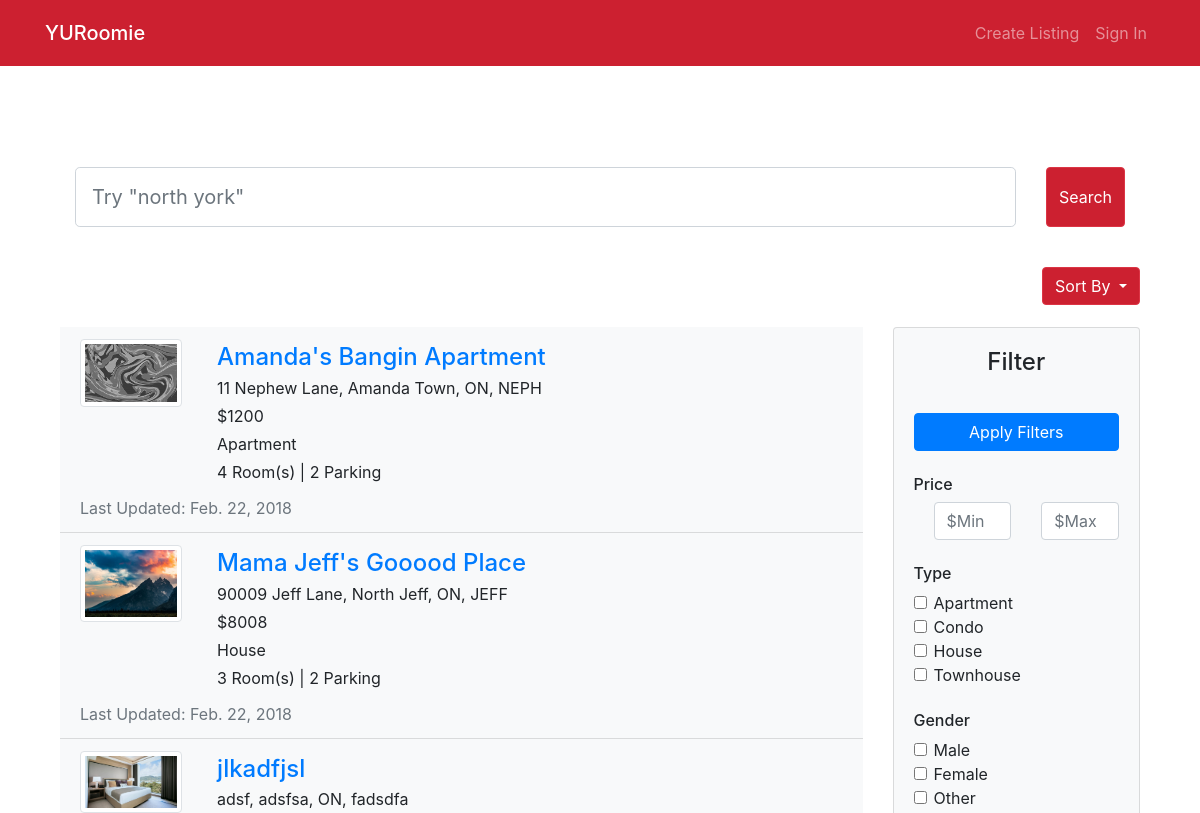
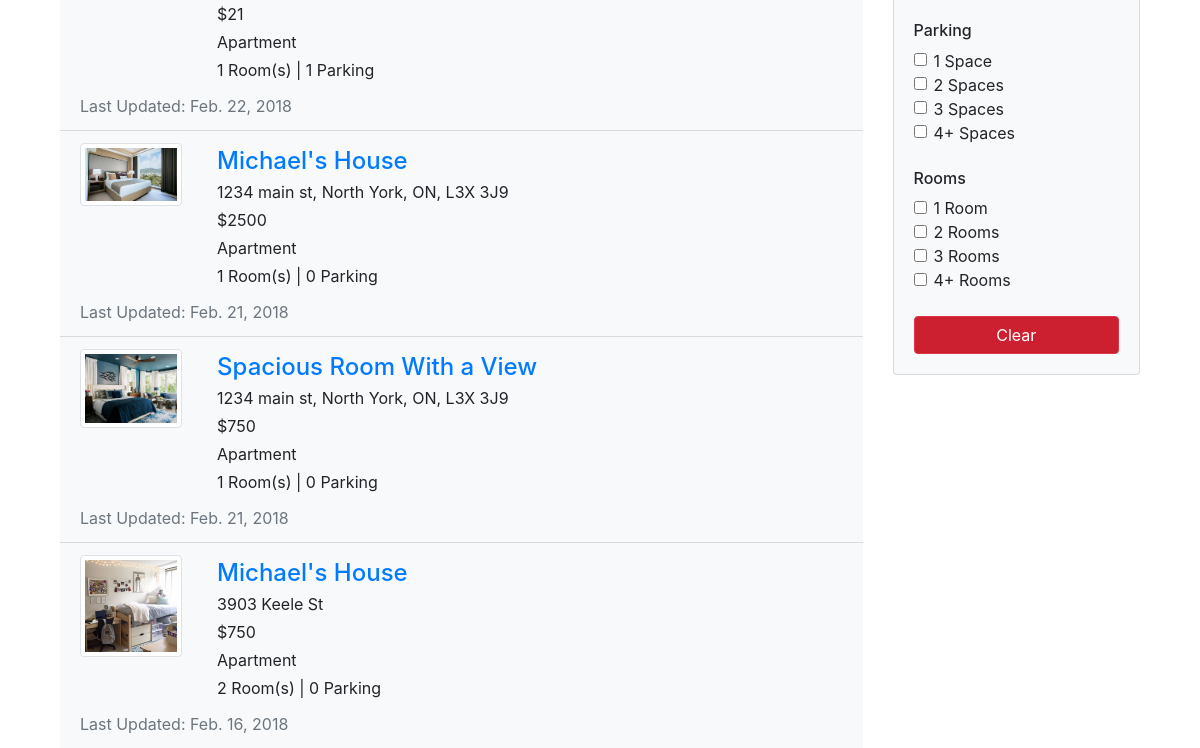
/search/, run on an earlier commit of the app's database (2 pictures, top to bottom).
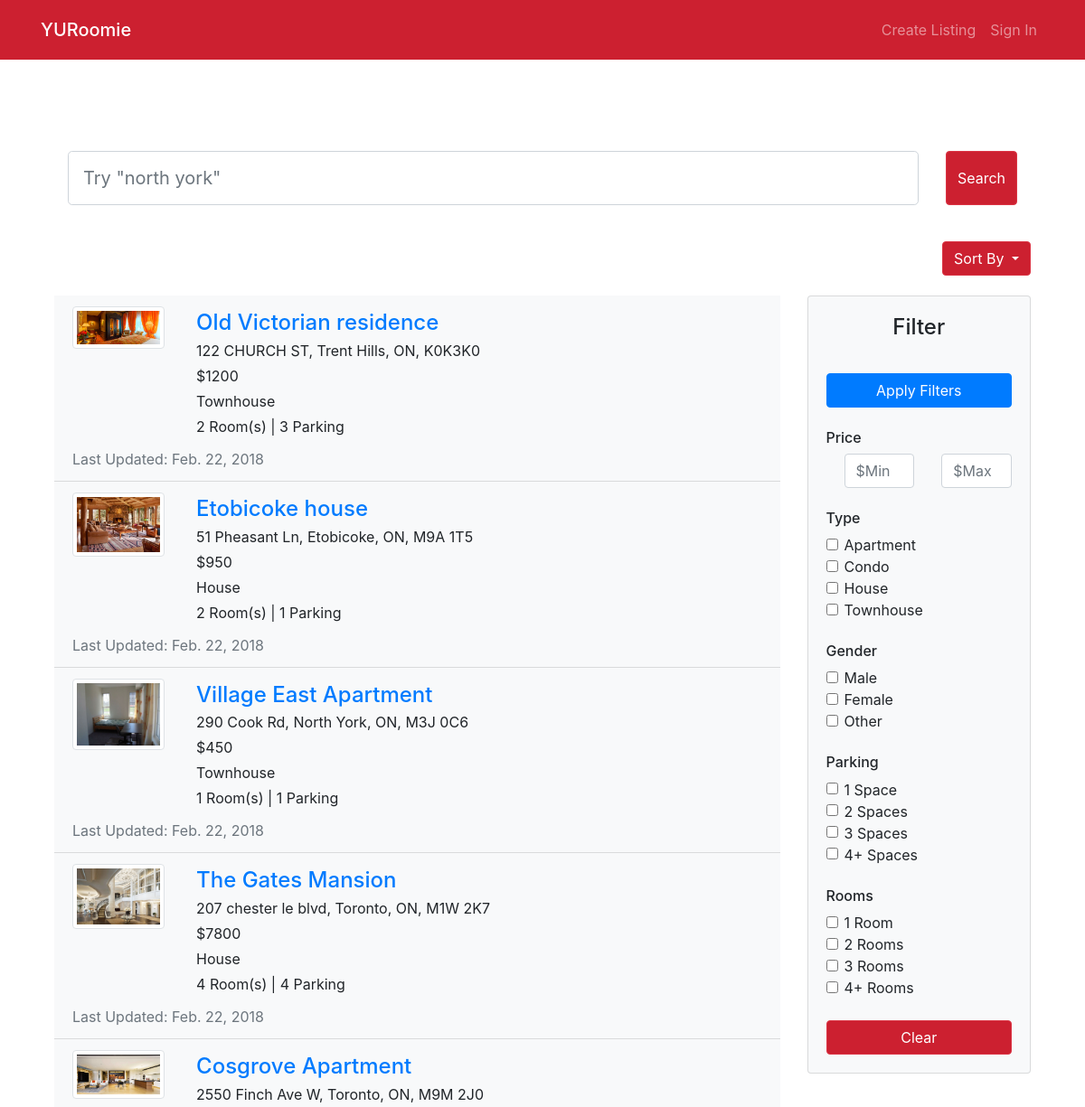
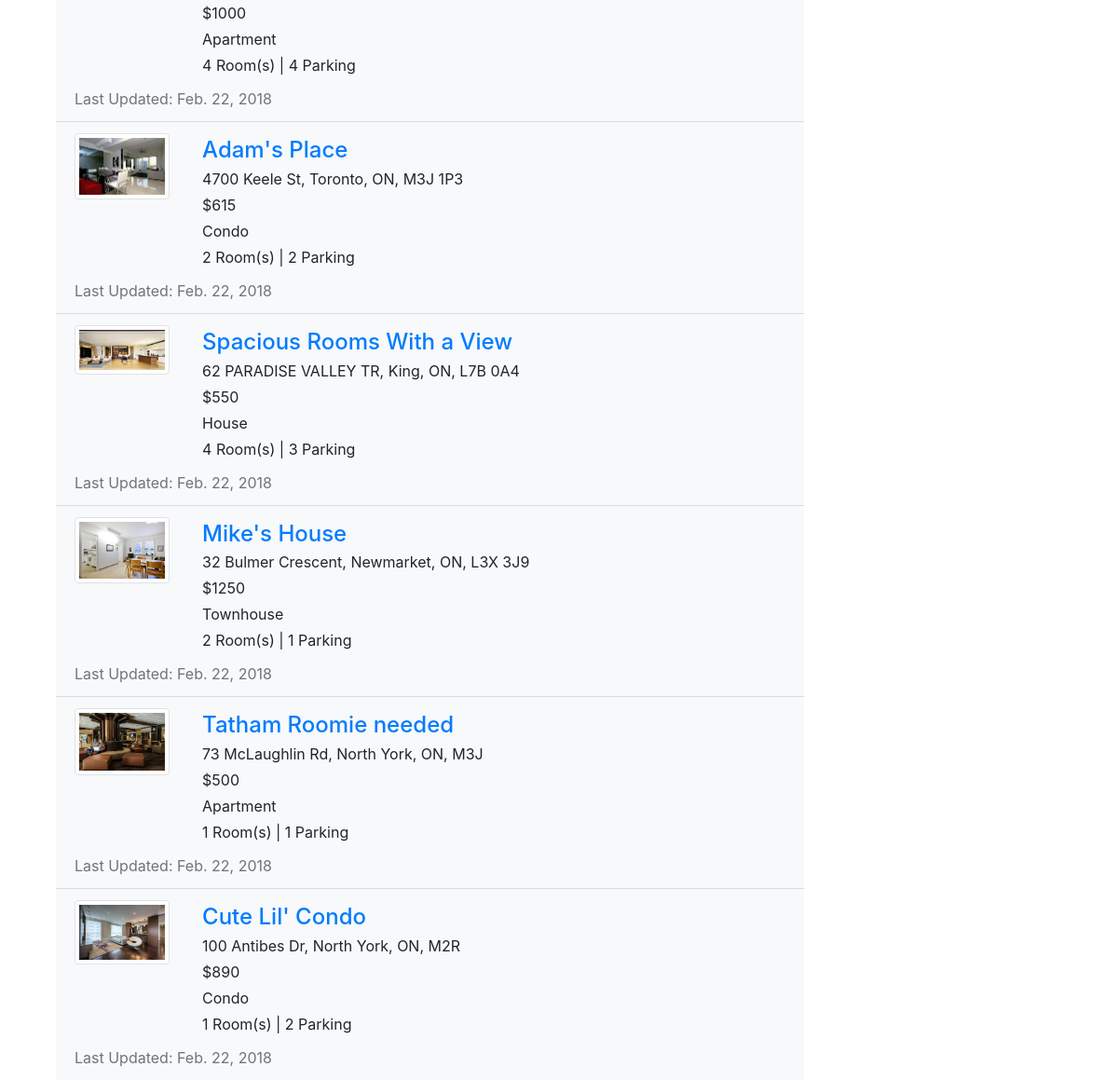
And on a later commit of the database (2 pictures, top to bottom).
### home/models.py (models this page shows, shortened)
class Room(models.Model):
    host_name = models.CharField(max_length=50)
    address = models.CharField(max_length=100)
    property_name = models.CharField(max_length=30, default="")
    description = models.TextField(default="", blank=True)
    cost = models.PositiveIntegerField(default=0)
    visits = models.PositiveIntegerField(default=0)
    property_type_options = (('a', 'apartment'),
                                ('c', 'condo'),
                                ('t', 'townhouse'),
                                ('h', 'house'))
    property_type = models.CharField(choices=property_type_options, max_length=10)
    number_of_rooms = models.PositiveSmallIntegerField()
    garages = models.PositiveSmallIntegerField()
    creator_id = models.PositiveIntegerField()
    creator_email = models.CharField(max_length=50)
    creator_phone = models.CharField(max_length=10, default="", blank=True)
    creator_gender = models.CharField(max_length=10)
    creator_major = models.CharField(max_length=20)
    creator_year = models.PositiveSmallIntegerField()
    last_updated = models.DateTimeField(auto_now_add=True)

class RoomImage(models.Model):
    room = models.ForeignKey(Room, on_delete=models.CASCADE)
    image = models.ImageField()

### home/views.py (the view)
# urls.py: path('search/', views.search, name='search'),
def search(request):
    RESULTS_PER_PAGE = 10
    result_list = Room.objects.order_by('-last_updated')
    query_dict = request.GET
    context = {}
    search = True
    if 'sort' in query_dict:
        sort = context['sort'] = query_dict['sort']
        if sort == 'last':
            pass
        elif sort == 'l2h':
            result_list = result_list.order_by('cost')
        elif sort == 'h2l':
            result_list = result_list.order_by('-cost')
        else:
            sort = 'none'
    else:
        context['sort'] = 'none'
    if 'q' in query_dict and query_dict['q'] is not "":
        query_q = context['query'] = query_dict['q']
        result_list = result_list.filter(
            Q(property_name__icontains=query_q) |
            Q(address__icontains=query_q) |
            Q(description__icontains=query_q)
        )
    else:
        search = False
    if 'filter' in query_dict:
        filters = context['filters'] = query_dict['filter']
        try:
            filter_dict = dict(item.split("=") for item in filters.split("~"))
            if 'prh' in filter_dict:
                context['prh'] = filter_dict['prh']
                result_list = result_list.filter(cost__lte=context['prh'])
            else:
                context['prh'] = '99999'
            if 'prl' in filter_dict:
                context['prl'] = filter_dict['prl']
                result_list = result_list.filter(cost__gte=context['prl'])
            else: context['prl'] = '0'
            context['gen_m'] = 'false'
            context['gen_f'] = 'false'
            context['gen_o'] = 'false'
            context['par_1'] = 'false'
            context['par_2'] = 'false'
            context['par_3'] = 'false'
            context['par_4'] = 'false'
            context['rms_1'] = 'false'
            context['rms_2'] = 'false'
            context['rms_3'] = 'false'
            context['rms_4'] = 'false'
            context['type_a'] = 'false'
            context['type_c'] = 'false'
            context['type_t'] = 'false'
            context['type_h'] = 'false'
            if 'gen' in filter_dict:
                context['gen'] = filter_dict['gen']
                s = list(context['gen'])
                for i in s:
                    if i in {'m','f','o'}:
                        context['gen_'+i] = 'true'
                result_list = result_list.filter(reduce(
                    operator.or_,  (Q(creator_gender__iexact=key) for key in s)))
            if 'par' in filter_dict:
                context['par'] = filter_dict['par']
                s = list(str(context['par']))
                for i in s:
                    if i in {'1','2','3','4'}:
                        context['par_'+i] = 'true'
                result_list = result_list.filter(reduce(
                    operator.or_,  (Q(garages__iexact=key) for key in s)))
            if 'rms' in filter_dict:
                context['rms'] = filter_dict['rms']
                s = list(context['rms'])
                for i in s:
                    if i in {'1','2','3','4'}:
                        context['rms_'+i] = 'true'
                result_list = result_list.filter(reduce(
                    operator.or_,  (Q(number_of_rooms__iexact=key) for key in s)))
            if 'type' in filter_dict:
                context['type'] = filter_dict['type']
                s = list(context['type'])
                for i in s:
                    if i in {'a','c','t','h'}:
                        context['type_'+i] = 'true'
                result_list = result_list.filter(reduce(
                    operator.or_,  (Q(property_type__iexact=key) for key in s)))
        except ValueError:
            pass
    else:
        context['prh'] = '99999'
        context['prl'] = '0'
        context['gen_m'] = 'false'
        context['gen_f'] = 'false'
        context['gen_o'] = 'false'
        context['par_1'] = 'false'
        context['par_2'] = 'false'
        context['par_3'] = 'false'
        context['par_4'] = 'false'
        context['rms_1'] = 'false'
        context['rms_2'] = 'false'
        context['rms_3'] = 'false'
        context['rms_4'] = 'false'
        context['type_a'] = 'false'
        context['type_c'] = 'false'
        context['type_t'] = 'false'
        context['type_h'] = 'false'
        filters = None
    paginator = Paginator(result_list, RESULTS_PER_PAGE)
    page = request.GET.get('page')
    try:
        rooms = paginator.page(page)
    except PageNotAnInteger:
        rooms = paginator.page(1)
    except EmptyPage:
        page = paginator.page(paginator.num_pages)
    context['sf'] = 's' if search == True else ''
    context['sf'] += 'f' if filters is not None else ''
    context['rooms'] = rooms
    context['num_results'] = len(result_list)
    return render(request, 'home/search.html', context)

### home/templates/home/search.html (shortened to what this page needs)
{% extends 'home/base.html'%} {% load static %}
{% block body %}
<div class="container-fluid">
    <div class="w-100" style="height:100px;"></div>
    <div class="col">
    </div>
    <form class="form-inline" method="GET" action="{% url 'search' %}">
        <div class="col">
            <input type="search" name="q" class="form-control form-control-lg" id="mainSearchBar" aria-describedby="searchHelp" placeholder="Try &quot;north york&quot;"
                autocomplete="off">
        </div>
        <div class="col-auto">
            <button type="submit" class="btn btn-danger form-control-lg" id="mainSearchButton">Search</button>
        </div>
    </form>
    <div class="w-100" style="height:40px;"></div>
    <div class="btn-group float-right">
        <button type="button" class="btn btn-danger dropdown-toggle" data-toggle="dropdown" aria-haspopup="true" aria-expanded="false">
            {% if sort == 'last'%} Last Updated
            {% elif sort == 'l2h'%} Price: Low to High
            {% elif sort == 'h2l'%} Price: High to Low
            {% else %} Sort By
            {% endif %}
        </button>
    </div>
    <div class="w-100" style="height:60px;"></div>
    <div class="row">
        <div class='col-md-9 col-sm-10'>
        <div class="list-group list-group-flush">
            {% for room in rooms %}
            <div class="list-group-item bg-light">
                <div class="row">
                    <div class="col-12 col-md-2">
                        <a href="{% url 'detail' room.id %}">
                            <div class="img-thumbnail">
                                <img src="{{ room.roomimage_set.all.0.image.url }}" alt="pic">
                            </div>
                        </a>
                    </div>
                    <div class="pl-3 col-12 col-md-10">
                        <a href="{% url 'detail' room.id %}">
                            <h4 class="card-title m-1">{{ room.property_name }}</h4>
                        </a>
                        <p class="m-1">{{ room.address}}</p>
                        <p class="m-1">${{ room.cost}}</p>
                        <p class="m-1">{% if room.property_type == 'a' %}Apartment
                            {% elif room.property_type == 'c' %}Condo
                            {% elif room.property_type == 't' %}Townhouse
                            {% else %} House {% endif %}</p>
                        <p class="m-1">{{ room.number_of_rooms}} Room(s) | {{ room.garages }} Parking</p>
                  </div>
                </div>
                <p class="text-muted m-0 pt-2">Last Updated: {{room.last_updated.date}}</p>
            </div>
            {% endfor %}
        </div>
    </div>
    <div class="col-md-3 col-sm-12">
            <div class="card bg-light">
                <div class="card-body">
                <h4 class="card-title text-center">Filter</h4><br>
                    <div class="buttonalign">
                        <div class="form-button">
                            <form id='filterForm' method="GET" action="{% url 'search' %}">
                                <button class="btn btn-md btn-primary btn-block" id='filter_submit'>Apply Filters</button>
                            </form>
                        </div>
                    </div>
                    <br>
                    <h6 class="card-text">Price</h6>
                    <div class="form-check">
                        <div class="row">
                            <div class="col">
                                <input name="exampleMin" type="text" class="form-control" id="minPrice" placeholder="$Min">
                            </div>
                            <div class="col">
                                <input name="exampleMax" type="text" class="form-control" id="maxPrice" placeholder="$Max">
                            </div>
                        </div>
                    </div>
                    <br>
                    <h6 class="card-text">Type</h6>
                    <div class="form-check">
                        <input id='apart' name="exampleRadio1" class="form-check-input" type="checkbox" value="">
                        <label class="form-check-label" for="defaultCheck1">
                            Apartment
                        </label>
                    </div>
                    <div class="form-check">
                        <input id='condo' name="exampleRadio2" class="form-check-input" type="checkbox" value="">
                        <label class="form-check-label" for="defaultCheck1">
                            Condo
                        </label>
                    </div>
                    <div class="form-check">
                        <input id='house' name="exampleRadio3" class="form-check-input" type="checkbox" value="">
                        <label class="form-check-label" for="defaultCheck1">
                            House
                        </label>
                    </div>
                    <div class="form-check">
                        <input id='town' name="exampleRadio4" class="form-check-input" type="checkbox" value="">
                        <label class="form-check-label" for="defaultCheck1">
                            Townhouse
                        </label>
                    </div>
                    <br>
                    <h6 class="card-text">Gender</h6>
                    <div class="form-check">
                        <input id='male' name="exampleRadio1" class="form-check-input" type="checkbox" value="">
                        <label class="form-check-label" for="defaultCheck1">
                            Male
                        </label>
                    </div>
                    <div class="form-check">
                        <input id='female' name="exampleRadio2" class="form-check-input" type="checkbox" value="">
                        <label class="form-check-label" for="defaultCheck1">
                            Female
                        </label>
                    </div>
                    <div class="form-check">
                        <input id='other' name="exampleRadio3" class="form-check-input" type="checkbox" value="">
                        <label class="form-check-label" for="defaultCheck1">
                            Other
                        </label>
                    </div>
                    <br>
                    <h6 class="card-text">Parking</h6>
                    <div class="form-check">
                        <input id='park1' name="exampleRadio1" class="form-check-input" type="checkbox" value="">
                        <label class="form-check-label" for="defaultCheck1">
                            1 Space
                        </label>
                    </div>
                    <div class="form-check">
                        <input id='park2' name="exampleRadio2" class="form-check-input" type="checkbox" value="">
                        <label class="form-check-label" for="defaultCheck1">
                            2 Spaces
                        </label>
                    </div>
                    <div class="form-check">
                        <input id='park3' name="exampleRadio3" class="form-check-input" type="checkbox" value="">
                        <label class="form-check-label" for="defaultCheck1">
                            3 Spaces
                        </label>
                    </div>
                    <div class="form-check">
                        <input id='park4' name="exampleRadio3" class="form-check-input" type="checkbox" value="">
                        <label class="form-check-label" for="defaultCheck1">
                            4+ Spaces
                        </label>
                    </div>
                    <br>
                    <h6 class="card-text">Rooms</h6>
                    <div class="form-check">
                        <input id='room1' name="exampleRadio1" class="form-check-input" type="checkbox" value="">
                        <label class="form-check-label" for="defaultCheck1">
                            1 Room
                        </label>
                    </div>
                    <div class="form-check">
                        <input id='room2' name="exampleRadio2" class="form-check-input" type="checkbox" value="">
                        <label class="form-check-label" for="defaultCheck1">
                            2 Rooms
                        </label>
                    </div>
                    <div class="form-check">
                        <input id='room3' name="exampleRadio3" class="form-check-input" type="checkbox" value="">
                        <label class="form-check-label" for="defaultCheck1">
                            3 Rooms
                        </label>
                    </div>
                    <div class="form-check">
                        <input id='room4' name="exampleRadio3" class="form-check-input" type="checkbox" value="">
                        <label class="form-check-label" for="defaultCheck1">
                            4+ Rooms
                        </label>
                    </div>
                    <br>
                    <div class="buttonalign">
                        <div class="form-button">
                            <a href="{% url 'search' %}?q={{ query }}{% if sort != 'none' %}&sort={{ sort }}{% endif %}"><button class="btn btn-md btn-block btn-danger" name="clear">Clear</button></a>
                        </div>
                    </div>
                </div>
            </div>
        </div>
</div>
</div>
{% endblock %}

What changed in the data, as far as the page shows it:
removed Room: roomimage_set.all.0.image (picture), property_name "Amanda's Bangin Apartment", address "11 Nephew Lane, Amanda Town, ON, NEPH", cost "1200", property_type "Apartment", number_of_rooms "4", garages "2", last_updated "Feb. 22, 2018"
removed Room: roomimage_set.all.0.image (picture), property_name "Mama Jeff's Gooood Place", address "90009 Jeff Lane, North Jeff, ON, JEFF", cost "8008", property_type "House", number_of_rooms "3", garages "2", last_updated "Feb. 22, 2018"
removed Room: roomimage_set.all.0.image (picture), property_name "jlkadfjsl", address "adsf, adsfsa, ON, fadsdfa", cost "21", property_type "Apartment", number_of_rooms "1", garages "1", last_updated "Feb. 22, 2018"
changed Room: roomimage_set.all.0.image: a different picture; property_name "Michael's House" → "Old Victorian residence"; address "1234 main st, North York, ON, L3X 3J9" → "122 CHURCH ST, Trent Hills, ON, K0K3K0"; cost "2500" → "1200"; number_of_rooms "1" → "2"; garages "0" → "3"; last_updated "Feb. 21, 2018" → "Feb. 22, 2018"; property_type "Apartment" → "Townhouse"
changed Room: roomimage_set.all.0.image: a different picture; property_name "Spacious Room With a View" → "Etobicoke house"; address "1234 main st, North York, ON, L3X 3J9" → "51 Pheasant Ln, Etobicoke, ON, M9A 1T5"; cost "750" → "950"; number_of_rooms "1" → "2"; garages "0" → "1"; last_updated "Feb. 21, 2018" → "Feb. 22, 2018"; property_type "Apartment" → "House"
added Room: roomimage_set.all.0.image (picture), property_name "Village East Apartment", address "290 Cook Rd, North York, ON, M3J 0C6", cost "450", property_type "Townhouse", number_of_rooms "1", garages "1", last_updated "Feb. 22, 2018"
added Room: roomimage_set.all.0.image (picture), property_name "The Gates Mansion", address "207 chester le blvd, Toronto, ON, M1W 2K7", cost "7800", property_type "House", number_of_rooms "4", garages "4", last_updated "Feb. 22, 2018"
added Room: roomimage_set.all.0.image (picture), property_name "Cosgrove Apartment", address "2550 Finch Ave W, Toronto, ON, M9M 2J0", cost "1000", property_type "Apartment", number_of_rooms "4", garages "4", last_updated "Feb. 22, 2018"
added Room: roomimage_set.all.0.image (picture), property_name "Adam's Place", address "4700 Keele St, Toronto, ON, M3J 1P3", cost "615", property_type "Condo", number_of_rooms "2", garages "2", last_updated "Feb. 22, 2018"
added Room: roomimage_set.all.0.image (picture), property_name "Spacious Rooms With a View", address "62 PARADISE VALLEY TR, King, ON, L7B 0A4", cost "550", property_type "House", number_of_rooms "4", garages "3", last_updated "Feb. 22, 2018"
added Room: roomimage_set.all.0.image (picture), property_name "Mike's House", address "32 Bulmer Crescent, Newmarket, ON, L3X 3J9", cost "1250", property_type "Townhouse", number_of_rooms "2", garages "1", last_updated "Feb. 22, 2018"
added Room: roomimage_set.all.0.image (picture), property_name "Tatham Roomie needed", address "73 McLaughlin Rd, North York, ON, M3J", cost "500", property_type "Apartment", number_of_rooms "1", garages "1", last_updated "Feb. 22, 2018"
changed Room: roomimage_set.all.0.image: a different picture; property_name "Michael's House" → "Cute Lil' Condo"; address "3903 Keele St" → "100 Antibes Dr, North York, ON, M2R"; cost "750" → "890"; number_of_rooms "2" → "1"; garages "0" → "2"; last_updated "Feb. 16, 2018" → "Feb. 22, 2018"; property_type "Apartment" → "Condo"
